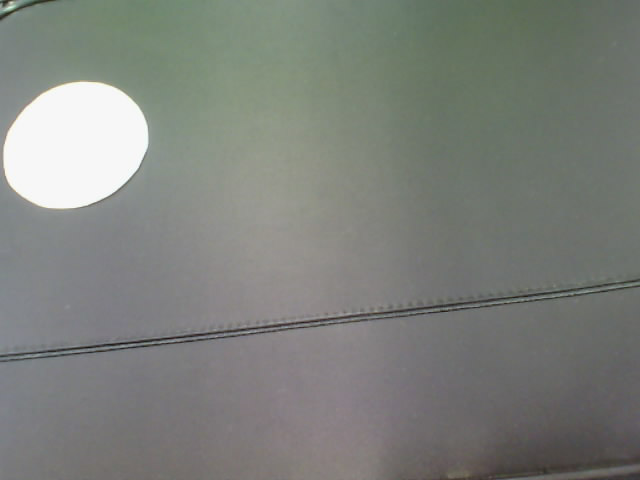
//> input picture camera/photodir/cap1.png, 640 x 480 px; the run also reads 1 picture not shown here
$ ./locus_test   (built with g++ and OpenCV 4)
//> lines starting //> are read from the running program, lines starting //| are printed output that depends on the picture; after the words box and inside, x2 and y2 are one past the last pixel; in counts of white or black regions, pixels touching at a corner belong together
//> further down, img is the input picture: 480 rows x 640 cols, CV_8UC3; mean B, G, R 123.3, 128.7, 125.4
#include <opencv/cv.h>
#include <opencv/highgui.h>
#include <time.h>
#include <stdio.h>
#include <math.h>

// All units in milimeters
#define robot_center_x 300   // Center of robot
#define robot_center_y 500

#define CAM_PIX_WIDTH 640
#define CAM_PIX_HEIGHT 480
#define CAM_PIX_TO_MM 1.4

time_t start,end;
  // 画像ファイルポインタの宣言
  IplImage* img=0;
  IplImage* img2=0;

// Parameters (with default values)
char comPort[20] = "COM19";
//white Pack
int minH=0;
int maxH=1;
int minS=0;
int maxS=3;
int minV=80;
int maxV=100;
//green  ROBOT MARK
int RminH=80;
int RmaxH=150;
int RminS=60;
int RmaxS=105;
int RminV=40;
int RmaxV=105;
int fps=30;
int viewWindow=1;

// OpenCV variables
CvFont font;
CvVideoWriter* record;
IplImage* imgTracking;
IplImage* imgThresh;
IplImage* imgThresh2;
IplImage* frame=0;
int lastX = -1;
int lastY = -1;
int posX;
int posY;
int objectSize;
int RposX;
int RposY;
int RobjectSize;
int status;

FILE* logFile;
char tempStr[80];
char logStr[4096];

// Trajectory prediction
// Puck variables
int puckCoordX;
int puckCoordY;
int puckOldCoordX;
int puckOldCoordY;
int puckSpeedX;
int puckSpeedY;
float puckSpeed;         // mm/sec
float puckDirection;     // radians

int defense_position;
int predict_x;    // X position at impact (mm)
int predict_y;
int predict_x_old;
int predict_y_old;
int predict_time;   // time to impact in ms
char tempStr2[80];

// Camera variables
int cam_center_x;
int cam_center_y;
float cam_pix_to_mm;
float cam_rotation;  //Camera rotation in radians

void cameraProcessInit()
{
    // Default values
  cam_center_x = CAM_PIX_WIDTH/2;
  cam_center_y = CAM_PIX_HEIGHT/2;
  cam_pix_to_mm = CAM_PIX_TO_MM;
  cam_rotation = 0; //radians  1º = 0.01745 2º = 0.035 4º = 0.07 5º = 0.087
  predict_x_old = -1;
  defense_position = 100;  // Pusher defense position
}

//This function threshold the HSV image and create a binary image
IplImage* GetThresholdedImage(IplImage* imgHSV, int minH, int maxH, int minS, int maxS, int minV, int maxV){
    IplImage* imgThresh=cvCreateImage(cvGetSize(imgHSV),IPL_DEPTH_8U, 1);
    cvInRangeS(imgHSV, cvScalar(minH,minS,minV), cvScalar(maxH,maxS,maxV), imgThresh);
    return imgThresh;
}

//---------------------------------------------------------------
//【関数名　】：cv_ColorExtraction
//【処理概要】：色抽出
//【引数　　】：src_img        = 入力画像(8bit3ch)
//　　　　　　：dst_img        = 出力画像(8bit3ch)
//　　　　　　：code        = 色空間の指定（CV_BGR2HSV,CV_BGR2Labなど）
//　　　　　　：ch1_lower    = ch1のしきい値(小)
//　　　　　　：ch1_upper    = ch1のしきい値(大)
//　　　　　　：ch2_lower    = ch2のしきい値(小)
//　　　　　　：ch2_upper    = ch2のしきい値(大)
//　　　　　　：ch3_lower    = ch3のしきい値(小)
//　　　　　　：ch3_upper    = ch3のしきい値(大)
//【戻り値　】：なし
//【備考　　】：lower <= upperの場合、lower以上upper以下の範囲を抽出、
//　　　　　　：lower >  upperの場合、upper以下lower以上の範囲を抽出します。
//---------------------------------------------------------------
void cv_ColorExtraction(IplImage* src_img, IplImage* dst_img,
                            int code,
                            int ch1_lower, int ch1_upper,
                            int ch2_lower, int ch2_upper,
                            int ch3_lower, int ch3_upper
                        ){
//> called with code = 40, ch1_lower = 0, ch1_upper = 255, ch2_lower = 0, ch2_upper = 15, ch3_lower = 240, ch3_upper = 255

    int i, k;

    IplImage *Color_img;
    IplImage *ch1_img, *ch2_img, *ch3_img;
    IplImage *Mask_img;

    int lower[3];
    int upper[3];
    int val[3];

    CvMat *lut;

    //codeに基づいたカラー変換
    Color_img = cvCreateImage(cvGetSize(src_img), src_img->depth, src_img->nChannels);
    cvCvtColor(src_img, Color_img, code);
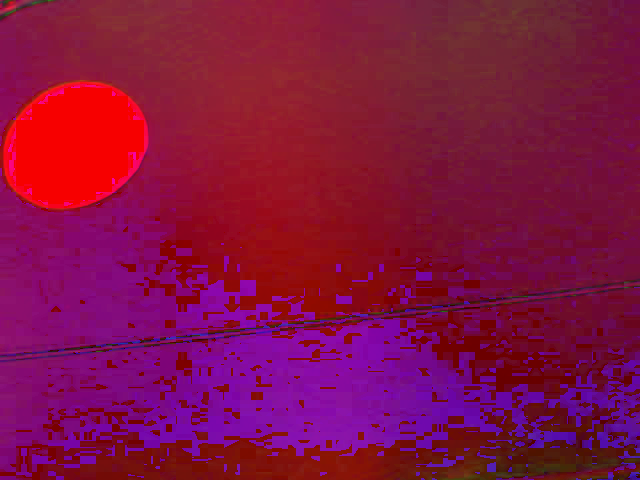
//> Color_img: 480 rows x 640 cols, CV_8UC3; mean B, G, R 66.7, 16.7, 130.3

    //3ChのLUT作成
    lut    = cvCreateMat(256, 1, CV_8UC3);

    lower[0] = ch1_lower;
    lower[1] = ch2_lower;
    lower[2] = ch3_lower;

    upper[0] = ch1_upper;
    upper[1] = ch2_upper;
    upper[2] = ch3_upper;

    for (i = 0; i < 256; i++){
        for (k = 0; k < 3; k++){
            if (lower[k] <= upper[k]){
                if ((lower[k] <= i) && (i <= upper[k])){
                    val[k] = 255;
                }else{
                    val[k] = 0;
                }
            }else{
                if ((i <= upper[k]) || (lower[k] <= i)){
                    val[k] = 255;
                }else{
                    val[k] = 0;
                }
            }
        }
        //LUTの設定
        cvSet1D(lut, i, cvScalar(val[0], val[1], val[2]));
    }

    //3ChごとのLUT変換（各チャンネルごとに２値化処理）
    cvLUT(Color_img, Color_img, lut);
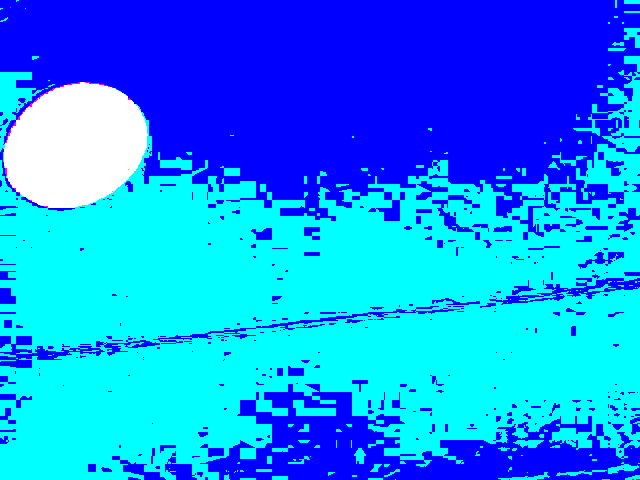
//> Color_img: 480 rows x 640 cols, CV_8UC3; mean B, G, R 255, 144.1, 11.6
    cvReleaseMat(&lut);

    //各チャンネルごとのIplImageを確保する
    ch1_img = cvCreateImage(cvGetSize(Color_img), Color_img->depth, 1);
    ch2_img = cvCreateImage(cvGetSize(Color_img), Color_img->depth, 1);
    ch3_img = cvCreateImage(cvGetSize(Color_img), Color_img->depth, 1);

    //チャンネルごとに二値化された画像をそれぞれのチャンネルに分解する
    cvSplit(Color_img, ch1_img, ch2_img, ch3_img, NULL);
//> ch1_img: 480 rows x 640 cols, CV_8UC1; every value is 255
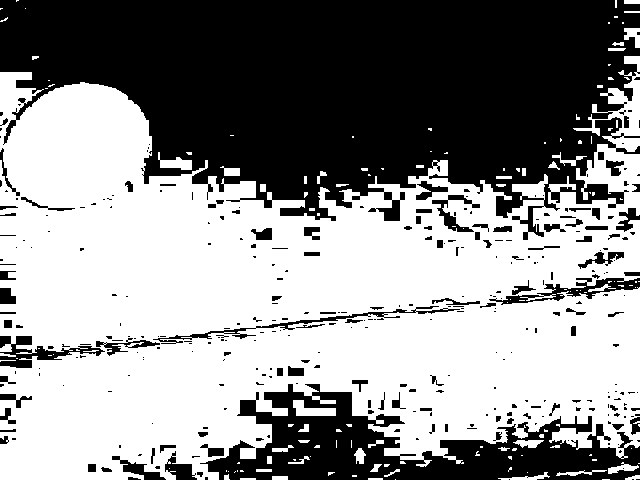
//> ch2_img: 480 rows x 640 cols, CV_8UC1; 56.5% white; 335 black regions (230 under 20 px), largest, box (x1, y1, x2, y2) and area: (0, 0, 640, 240) 102160, (200, 384, 640, 480) 18841, (489, 278, 640, 305) 1185
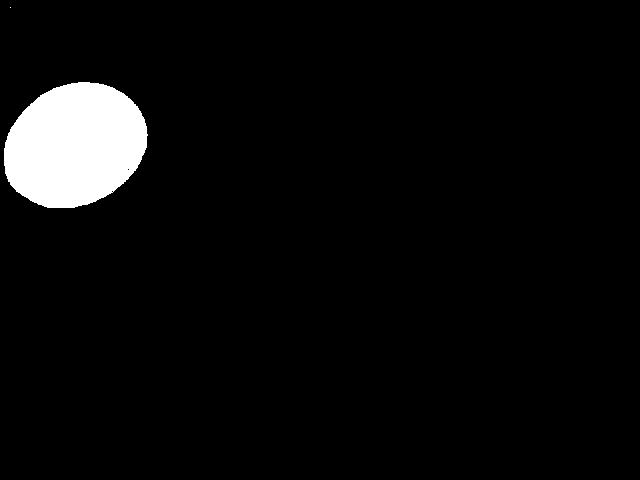
//> ch3_img: 480 rows x 640 cols, CV_8UC1; 4.5% white; 2 white regions (1 under 20 px), largest, box (x1, y1, x2, y2) and area: (4, 82, 148, 208) 13951

    //3Ch全てのANDを取り、マスク画像を作成する。
    Mask_img = cvCreateImage(cvGetSize(Color_img), Color_img->depth, 1);
    cvAnd(ch1_img, ch2_img, Mask_img);
    cvAnd(Mask_img, ch3_img, Mask_img);
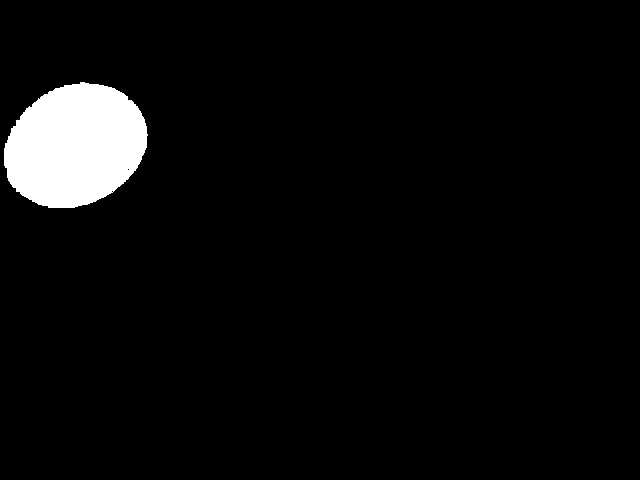
//> Mask_img: 480 rows x 640 cols, CV_8UC1; 4.5% white; 1 white region, box (x1, y1, x2, y2) and area: (4, 82, 148, 208) 13777

    //入力画像(src_img)のマスク領域を出力画像(dst_img)へコピーする
    cvZero(dst_img);
    cvCopy(src_img, dst_img, Mask_img);

    //解放
    cvReleaseImage(&Color_img);
    cvReleaseImage(&ch1_img);
    cvReleaseImage(&ch2_img);
    cvReleaseImage(&ch3_img);
    cvReleaseImage(&Mask_img);

}

int main(int argc, char* argv[]){
  int counter;
  wchar_t auxstr[20];

  printf("start!\n");

  printf("PUCK MINH: %d\n",minH);
  printf("PUCK MAXH: %d\n",maxH);
  printf("PUCK MINS: %d\n",minS);
  printf("PUCK MAXS: %d\n",maxS);
  printf("PUCK MINV: %d\n",minV);
  printf("PUCK MAXV: %d\n",maxV);
  printf("ROBOT MINH: %d\n",RminH);
  printf("ROBOT MAXH: %d\n",RmaxH);
  printf("ROBOT MINS: %d\n",RminS);
  printf("ROBOT MAXS: %d\n",RmaxS);
  printf("ROBOT MINV: %d\n",RminV);
  printf("ROBOT MAXV: %d\n",RmaxV);
  printf("FPS: %d\n",fps);

  // 読み込み画像ファイル名
  char imgfile[] = "camera/photodir/cap1.png";
  char imgfile2[] = "camera/photodir/cap2.png";

  // 画像の読み込み
  img = cvLoadImage(imgfile, CV_LOAD_IMAGE_ANYCOLOR | CV_LOAD_IMAGE_ANYDEPTH);
  img2 = cvLoadImage(imgfile2, CV_LOAD_IMAGE_ANYCOLOR | CV_LOAD_IMAGE_ANYDEPTH);

  // 画像の表示用ウィンドウ生成
  cvNamedWindow("circle_sample", CV_WINDOW_AUTOSIZE);
cvNamedWindow("circle_sample2", CV_WINDOW_AUTOSIZE);

    imgTracking=cvCreateImage(cvGetSize(img),IPL_DEPTH_8U, 3);
    cvZero(imgTracking); //covert the image, 'imgTracking' to black

  cvNamedWindow("Video");

  // Init font
  cvInitFont(&font,CV_FONT_HERSHEY_SIMPLEX|CV_FONT_ITALIC, 0.4,0.4,0,1);

  IplImage* dst_img = cvCreateImage(cvGetSize(img), IPL_DEPTH_8U, 3);
  IplImage* dst_img2 = cvCreateImage(cvGetSize(img), IPL_DEPTH_8U, 3);
  cv_ColorExtraction(img, dst_img, CV_BGR2HSV, 0, 255, 0, 15, 240, 255);//0,255,0,15,240,255
  cv_ColorExtraction(img2, dst_img2, CV_BGR2HSV, 0, 255, 0, 15, 240, 255);//0,255,0,15,240,255

  CvMoments moments;
  CvMoments moments2;

  if(dst_img -> nChannels == 3 && cvGetImageCOI(dst_img) == 0)
    cvSetImageCOI(dst_img, 1);
  if(dst_img2 -> nChannels == 3 && cvGetImageCOI(dst_img2) == 0)
    cvSetImageCOI(dst_img2, 1);

  cvMoments(dst_img, &moments, 0);
  cvMoments(dst_img2, &moments2, 0);
  double m00_before = cvGetSpatialMoment(&moments, 0, 0);
//> m00_before = 3397846
  double m10_before = cvGetSpatialMoment(&moments, 1, 0);
//> m10_before = 254718352
  double m01_before = cvGetSpatialMoment(&moments, 0, 1);
//> m01_before = 493918532
  double m00_after = cvGetSpatialMoment(&moments2, 0, 0);
//> m00_after = 3397846
  double m10_after = cvGetSpatialMoment(&moments2, 1, 0);
//> m10_after = 254718352
  double m01_after = cvGetSpatialMoment(&moments2, 0, 1);
//> m01_after = 493918532
  int gX_before = m10_before/m00_before;
//> gX_before = 74
  int gY_before = m01_before/m00_before;
//> gY_before = 145
  int gX_after = m10_after/m00_after;
//> gX_after = 74
  int gY_after = m01_after/m00_after;
//> gY_after = 145
  cvCircle(img, cvPoint(gX_before, gY_before), 80, CV_RGB(0,0,255), 6, 8, 0);

  cvLine(img, cvPoint(gX_before, gY_before), cvPoint(gX_after, gY_after), cvScalar(0,255,0), 2);
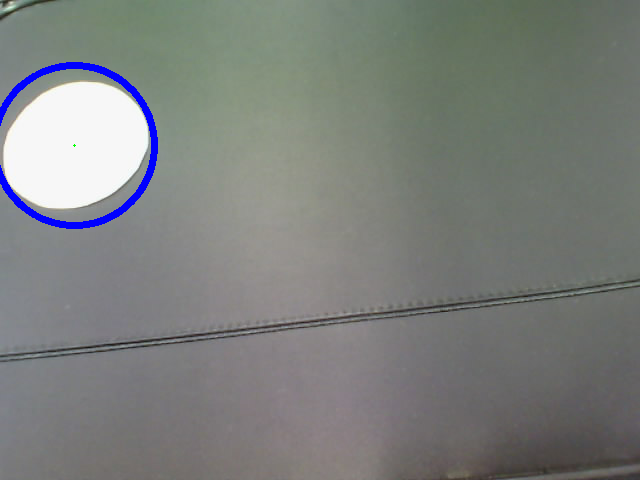
//> img: 480 rows x 640 cols, CV_8UC3; mean B, G, R 124.5, 127.2, 124

    // 指定したウィンドウ内に画像を表示する
  cvShowImage("circle_sample", img);
  cvShowImage("circle_sample2", img2);

    //while(true){

//    cvSmooth(img, frame, CV_GAUSSIAN,3,3); //smooth the original image using Gaussian kernel

    IplImage* imgHSV = cvCreateImage(cvGetSize(img), IPL_DEPTH_8U, 3);
    cvCvtColor(img, imgHSV, CV_BGR2HSV); //Change the color format from BGR to HSV
//> imgHSV: 480 rows x 640 cols, CV_8UC3; mean H, S, V 67.2, 19.1, 131.5
    imgThresh = GetThresholdedImage(imgHSV,minH,maxH,minS,maxS,minV,maxV);
//> in GetThresholdedImage, `cvInRangeS(imgHSV, cvScalar(minH,minS,minV), cvScalar(maxH,maxS,maxV),..`: imgThresh: 480 rows x 640 cols, CV_8UC1; 0.2% white in thin lines or dots, all inside (x1, y1, x2, y2) = (92, 297, 640, 478)
    imgThresh2 = GetThresholdedImage(imgHSV,RminH,RmaxH,RminS,RmaxS,RminV,RmaxV);
//> imgThresh2: 480 rows x 640 cols, CV_8UC1; every value is 0


    /// Apply the erosion-dilatation operation for filtering
    cvErode( imgThresh, imgThresh, NULL,1 );
    cvDilate( imgThresh, imgThresh, NULL,1 );
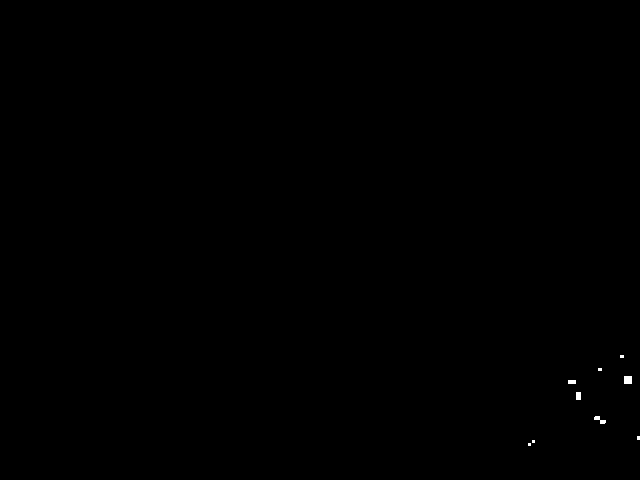
//> imgThresh: 480 rows x 640 cols, CV_8UC1; 0.08% white; 9 white regions (5 under 20 px)

	CvSeq* contours;  //hold the pointer to a contour in the memory block
	CvSeq* result;   //hold sequence of points of a contour
	CvMemStorage *storage = cvCreateMemStorage(0); //storage area for all contours
	// Position initialization
	RposX = 0;
	RposY = 0;
	RobjectSize = 0;

	// [8 lines of commented-out code are left out]
	cvFindContours(imgThresh, storage, &contours, sizeof(CvContour), CV_RETR_EXTERNAL, CV_CHAIN_APPROX_SIMPLE, cvPoint(0,0));
//> imgThresh: 480 rows x 640 cols, CV_8UC1; 0.08% of pixels changed, all inside (x1, y1, x2, y2) = (528, 355, 640, 446)
//> contours = 9 contours, 5 with area under 20; largest, box (x1, y1, x2, y2) and area: (624, 376, 632, 384) 49, (594, 416, 606, 424) 29, (576, 392, 581, 400) 28, (568, 380, 576, 384) 21
	cvDrawContours(imgThresh, contours, CV_RGB(255,0,0), CV_RGB(255,0,0), 0, 2);
//> imgThresh: 480 rows x 640 cols, CV_8UC1; min 0, max 130, mean 0
    cvLine(imgThresh, cvPoint(10, 300), cvPoint(50, 50), cvScalar(0,255,0), 2);
    cvPutText (imgThresh, tempStr2, cvPoint(150,20), &font, cvScalar(255,255,0));

    cvPutText (imgThresh, logStr, cvPoint(20,220), &font, cvScalar(50,220,220));

    cvShowImage("Video", dst_img);
    //cvWriteFrame(record,imgThresh);


    while(1){
      if(cv::waitKey(30) >= 0){
//> the Esc key is pressed
        break;
      }
    }

    //Clean up used images
    cvReleaseImage(&imgHSV);
    cvReleaseImage(&imgThresh);
    cvReleaseImage(&imgThresh2);
    cvReleaseImage(&img);
//	cvReleaseImage (&dst_img);

    cvDestroyAllWindows() ;
    cvReleaseImage(&imgTracking);
    cvReleaseVideoWriter(&record);

    return 0;
}
